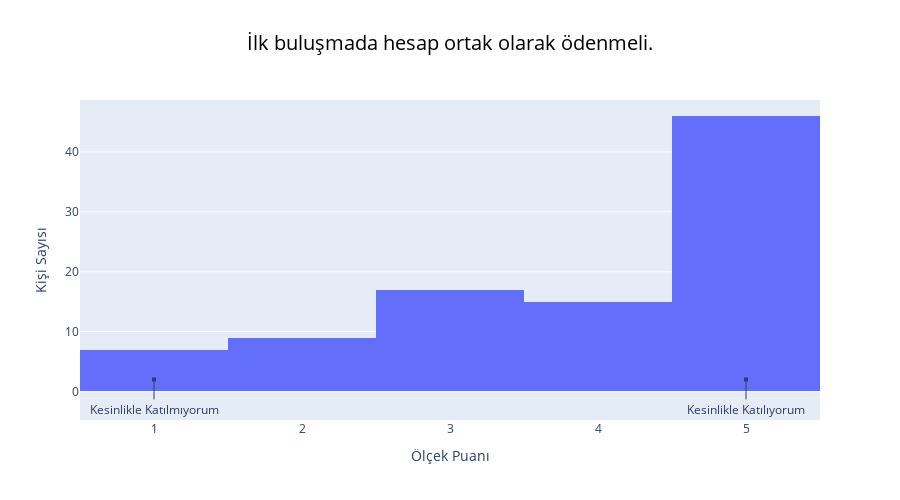

This figure's notebook cell:
### Code cell
# Histogram grafiği
fig = go.Figure()

fig.add_trace(go.Histogram(
    x=df['likert_3'],
    nbinsx=5
))

# Caption başlığı
caption_text = ""

fig.update_layout(
    title_x=0.5,
    title_font_size=20,
    title_font_color="Black",
    title_text="İlk buluşmada hesap ortak olarak ödenmeli.",
    xaxis_title_text="Ölçek Puanı",
    yaxis_title_text="Kişi Sayısı",
    width=900,
    height=500,
    annotations=[
        dict(
            x=1,
            y=2,
            xref="x",
            yref="y",
            text="Kesinlikle Katılmıyorum",
            showarrow=True,
            arrowhead=7,
            ax=0,
            ay=30
        ),
        dict(
            x=5,
            y=2,
            xref="x",
            yref="y",
            text="Kesinlikle Katılıyorum",
            showarrow=True,
            arrowhead=7,
            ax=0,
            ay=30
        ),
        dict(
            x=0.5,
            y=1.125,
            xref='paper',
            yref='paper',
            text=caption_text,
            showarrow=False,
            font=dict(
                size=20,
                color='Black'
            )
        )
    ]
)

fig.show()

### Figure 1 — Plotly figure (JSON) as saved in the notebook; plotly's stock layout.template omitted (floating-point values rounded to 4 significant figures)
{"data": [{"nbinsx": 5, "type": "histogram", "x": [1, 5, 4, 1, 5, 5, 5, 5, 2, 2, 3, 4, 5, 5, 5, 4, 5, 2, 3, 4, 5, 3, 3, 5, 5, 5, 3, 5, 5, 5, 3, 4, 5, 5, 5, 4, 4, 5, 5, 5, 3, 5, 5, 5, 4, 3, 5, 5, 5, 1, 1, 1, 2, 5, 3, 2, 5, 4, 5, 2, 5, 2, 5, 5, 3, 1, 2, 5, 4, 3, 1, 4, 5, 5, 4, 3, 5, 3, 3, 4, 2, 5, 5, 5, 4, 3, 4, 5, 3, 3, 5, 5, 5, 5]}], "layout": {"annotations": [{"arrowhead": 7, "ax": 0, "ay": 30, "showarrow": true, "text": "Kesinlikle Katılmıyorum", "x": 1, "xref": "x", "y": 2, "yref": "y"}, {"arrowhead": 7, "ax": 0, "ay": 30, "showarrow": true, "text": "Kesinlikle Katılıyorum", "x": 5, "xref": "x", "y": 2, "yref": "y"}, {"font": {"color": "Black", "size": 20}, "showarrow": false, "text": "", "x": 0.5, "xref": "paper", "y": 1.125, "yref": "paper"}], "height": 500, "title": {"font": {"color": "Black", "size": 20}, "text": "İlk buluşmada hesap ortak olarak ödenmeli.", "x": 0.5}, "width": 900, "xaxis": {"title": {"text": "Ölçek Puanı"}}, "yaxis": {"title": {"text": "Kişi Sayısı"}}}}
